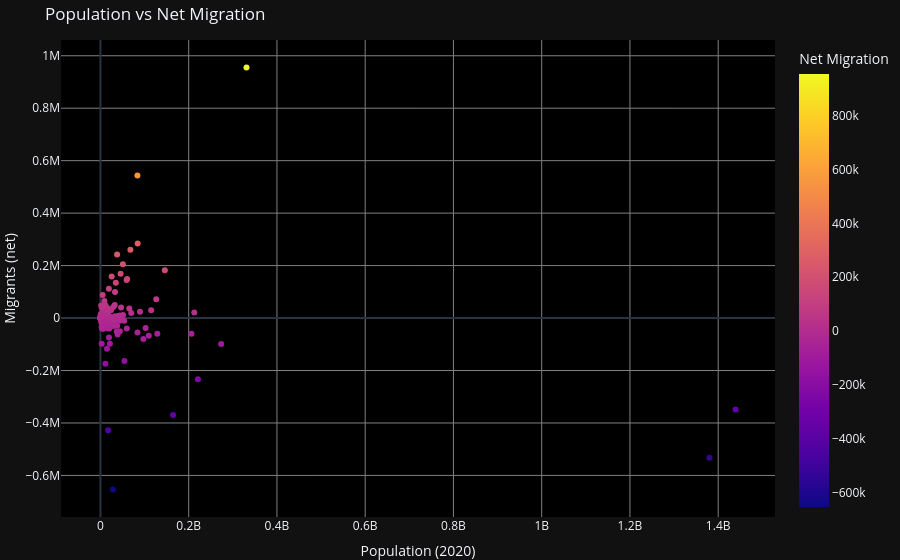

Notebook source saved alongside this figure:
### Code cell
fig = px.scatter(world,
                 x = 'Population (2020)',
                 y = 'Migrants (net)',
                 color = 'Migrants (net)',
                 hover_name= 'Country (or dependency)',
                 color_continuous_scale=px.colors.sequential.Plasma,
                 title = 'Population vs Net Migration',
                 labels={'Population (2020)': 'Population', 'Migrants (net)': 'Net Migration'},
                 template = 'plotly_dark')

# Customize the layout to improve the visual appeal
fig.update_layout(
    xaxis_title="Population (2020)",
    yaxis_title="Migrants (net)",
    margin={"r":1,"t":40,"l":50,"b":10},
    hovermode = 'closest',
    plot_bgcolor = 'black',
) 

fig.update_xaxes(showgrid= True, gridwidth=1, gridcolor='gray')
fig.update_yaxes(showgrid= True, gridwidth=1, gridcolor='gray')

fig.show()

### Figure 1 — Plotly figure (JSON) as saved in the notebook; plotly's stock layout.template omitted (floating-point values rounded to 4 significant figures; data arrays with more than 128 entries replaced by an {"elided": "..."} marker saying what was removed)
{"data": [{"hovertemplate": "<b>%{hovertext}</b><br><br>Population=%{x}<br>Net Migration=%{marker.color}<extra></extra>", "hovertext": {"elided": "235 str values"}, "legendgroup": "", "marker": {"color": {"elided": "235 float values"}, "coloraxis": "coloraxis", "symbol": "circle"}, "mode": "markers", "name": "", "orientation": "v", "showlegend": false, "type": "scatter", "x": {"elided": "235 int values"}, "xaxis": "x", "y": {"elided": "235 float values"}, "yaxis": "y"}], "layout": {"coloraxis": {"colorbar": {"title": {"text": "Net Migration"}}, "colorscale": [[0, "#0d0887"], [0.1111, "#46039f"], [0.2222, "#7201a8"], [0.3333, "#9c179e"], [0.4444, "#bd3786"], [0.5556, "#d8576b"], [0.6667, "#ed7953"], [0.7778, "#fb9f3a"], [0.8889, "#fdca26"], [1, "#f0f921"]]}, "hovermode": "closest", "legend": {"tracegroupgap": 0}, "margin": {"b": 10, "l": 50, "r": 1, "t": 40}, "plot_bgcolor": "black", "title": {"text": "Population vs Net Migration"}, "xaxis": {"anchor": "y", "domain": [0, 1], "gridcolor": "gray", "gridwidth": 1, "showgrid": true, "title": {"text": "Population (2020)"}}, "yaxis": {"anchor": "x", "domain": [0, 1], "gridcolor": "gray", "gridwidth": 1, "showgrid": true, "title": {"text": "Migrants (net)"}}}}
